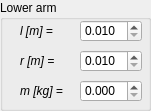
   <widget class="QGroupBox" name="LowerArmGroupBox">
    <property name="geometry">
     <rect>
      <x>20</x>
      <y>170</y>
      <width>151</width>
      <height>111</height>
     </rect>
    </property>
    <property name="title">
     <string>Lower arm</string>
    </property>
    <widget class="QDoubleSpinBox" name="LowerArmLengthSpinBox">
     <property name="geometry">
      <rect>
       <x>80</x>
       <y>20</y>
       <width>62</width>
       <height>22</height>
      </rect>
     </property>
     <property name="decimals">
      <number>3</number>
     </property>
     <property name="minimum">
      <double>0.010000000000000</double>
     </property>
     <property name="maximum">
      <double>10.000000000000000</double>
     </property>
     <property name="singleStep">
      <double>0.010000000000000</double>
     </property>
    </widget>
    <widget class="QLabel" name="LowerArmLengthLabel">
     <property name="geometry">
      <rect>
       <x>20</x>
       <y>20</y>
       <width>41</width>
       <height>21</height>
      </rect>
     </property>
     <property name="font">
      <font>
       <italic>true</italic>
      </font>
     </property>
     <property name="text">
      <string>l [m] =</string>
     </property>
    </widget>
    <widget class="QDoubleSpinBox" name="LowerArmMassSpinBox">
     <property name="geometry">
      <rect>
       <x>80</x>
       <y>80</y>
       <width>62</width>
       <height>22</height>
      </rect>
     </property>
     <property name="decimals">
      <number>3</number>
     </property>
     <property name="maximum">
      <double>100.000000000000000</double>
     </property>
     <property name="singleStep">
      <double>0.050000000000000</double>
     </property>
    </widget>
    <widget class="QLabel" name="LowerArmMassLabel">
     <property name="geometry">
      <rect>
       <x>20</x>
       <y>80</y>
       <width>51</width>
       <height>21</height>
      </rect>
     </property>
     <property name="font">
      <font>
       <italic>true</italic>
      </font>
     </property>
     <property name="text">
      <string>m [kg] =</string>
     </property>
    </widget>
    <widget class="QLabel" name="LowerArmRadiusLabel">
     <property name="geometry">
      <rect>
       <x>20</x>
       <y>50</y>
       <width>41</width>
       <height>21</height>
      </rect>
     </property>
     <property name="font">
      <font>
       <italic>true</italic>
      </font>
     </property>
     <property name="text">
      <string>r [m] =</string>
     </property>
    </widget>
    <widget class="QDoubleSpinBox" name="LowerArmRadiusSpinBox">
     <property name="geometry">
      <rect>
       <x>80</x>
       <y>50</y>
       <width>62</width>
       <height>22</height>
      </rect>
     </property>
     <property name="decimals">
      <number>3</number>
     </property>
     <property name="minimum">
      <double>0.010000000000000</double>
     </property>
     <property name="maximum">
      <double>10.000000000000000</double>
     </property>
     <property name="singleStep">
      <double>0.005000000000000</double>
     </property>
    </widget>
   </widget>
